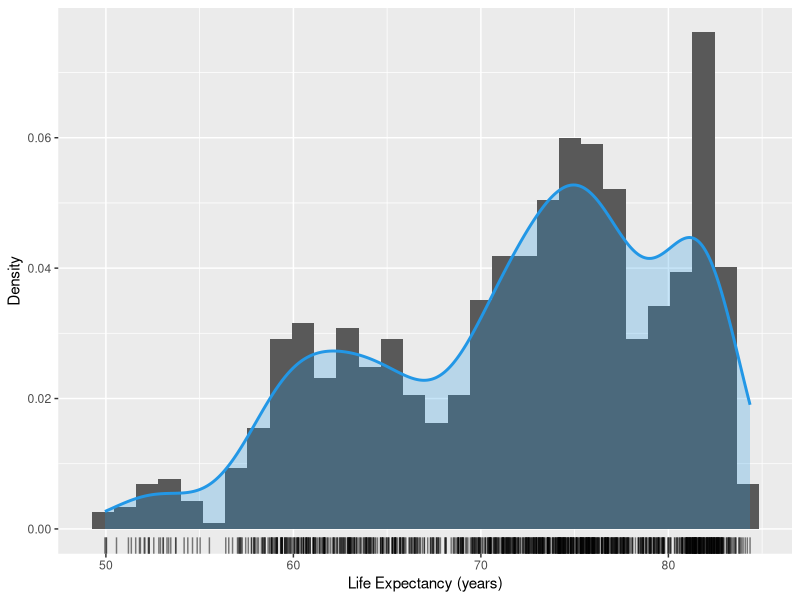
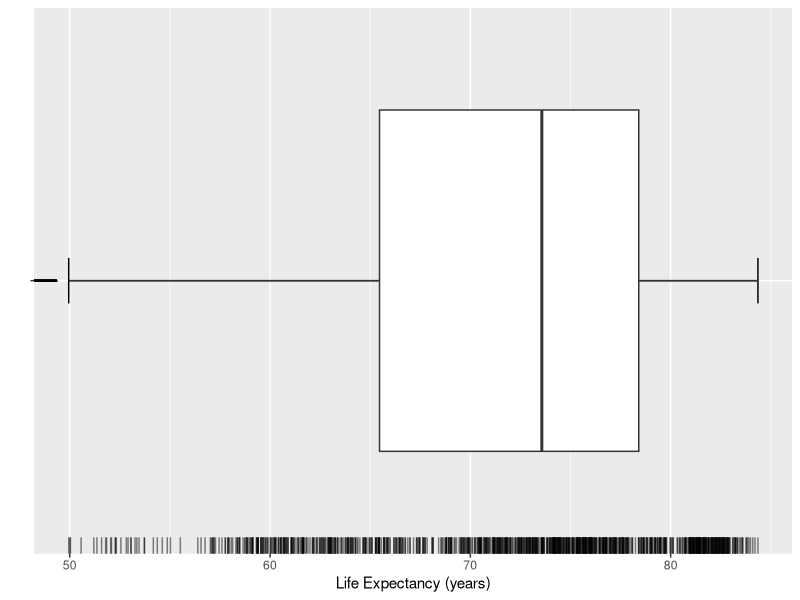
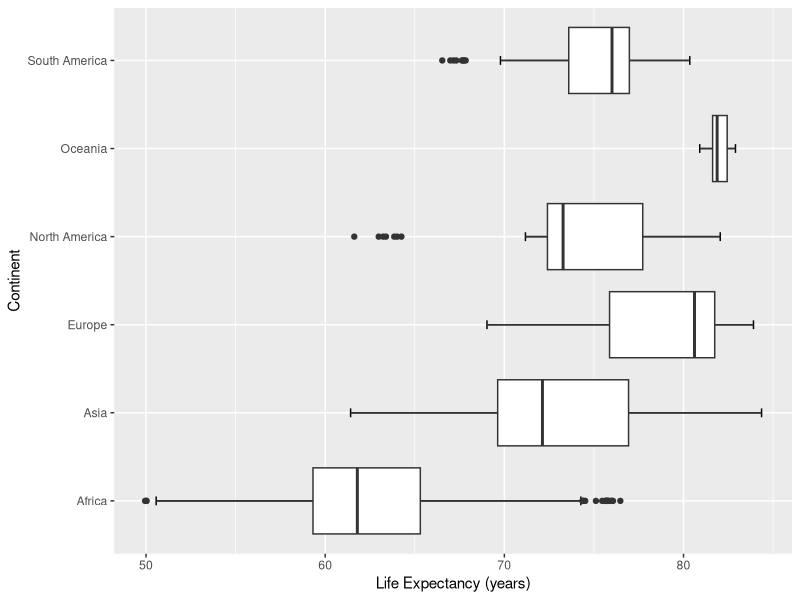
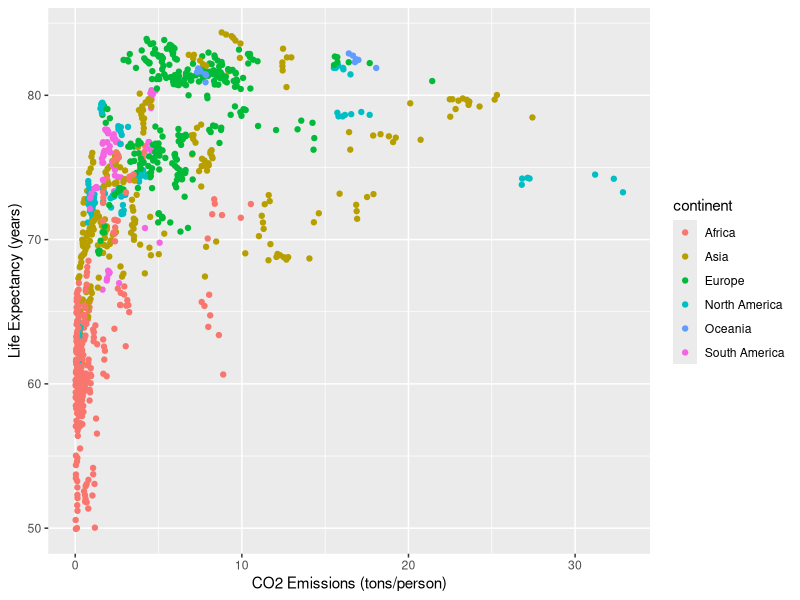
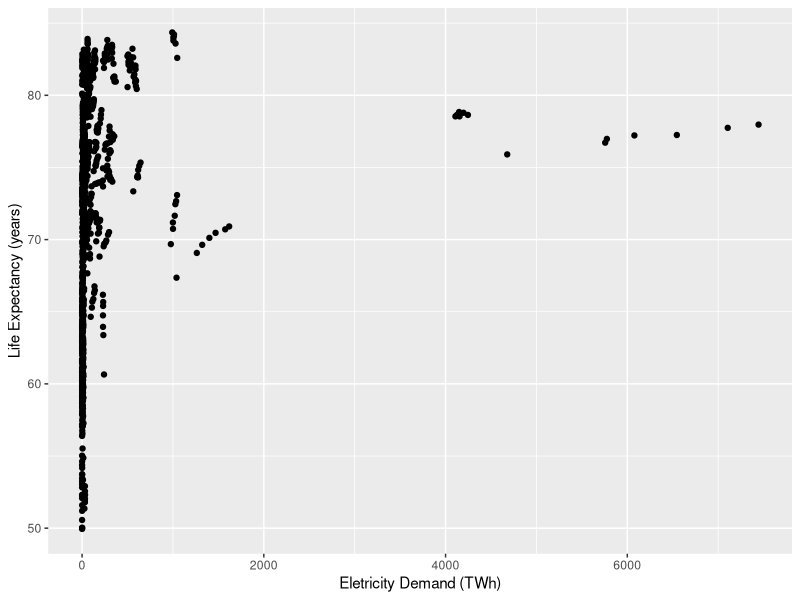
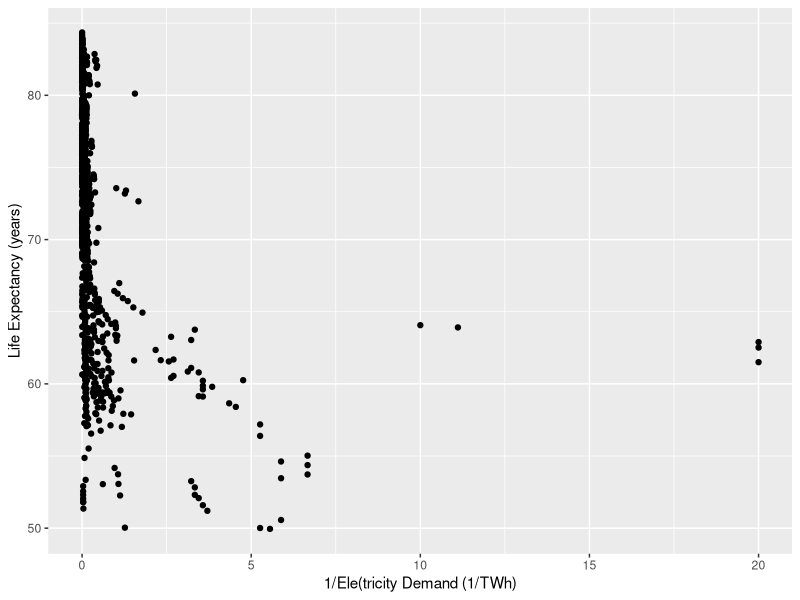
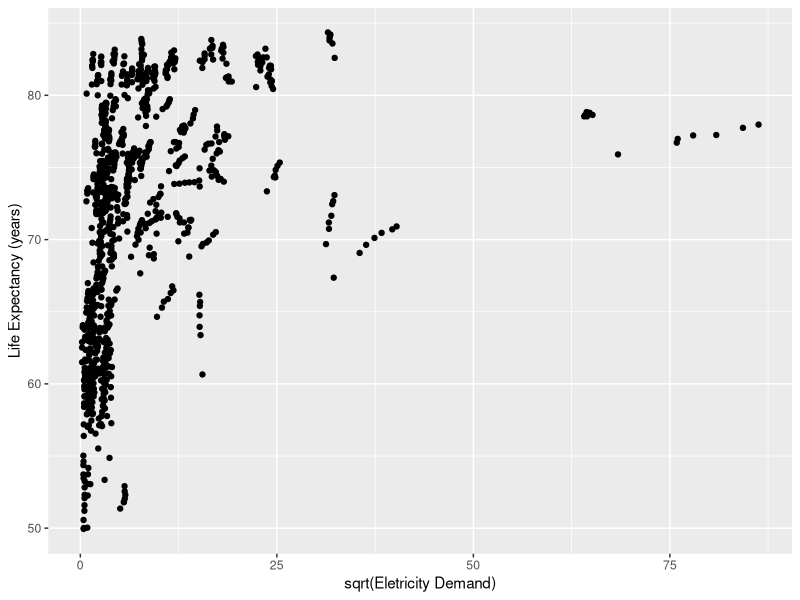
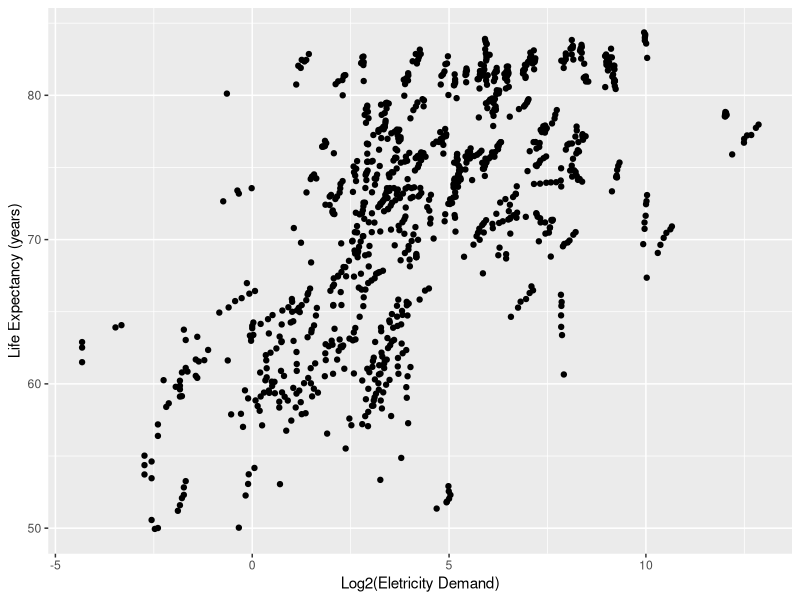

Write R code to recreate these figures, in order.
## ---- chunk 1
library(tidyverse)
## ---- chunk 2
rm(list = ls())
owid <- read_delim("data/owid.csv", delim = ",", col_names = TRUE)
owid$continent <- as.factor(owid$continent)
summary(owid)
## ---- chunk 3
ggplot(owid, aes(x = life_expectancy)) +
    geom_histogram(aes(y = after_stat(density))) +
    geom_density(lwd = 1, colour = 4,
                 fill = 4, alpha = 0.25) +
    geom_rug(alpha = 0.5) +
    labs(x = "Life Expectancy (years)", y = "Density")
## ---- chunk 4
ggplot(owid, aes(x = life_expectancy, y = "")) +
    geom_errorbar(stat = "boxplot", width = 0.1) +
    geom_boxplot () +
    geom_rug(alpha = 0.5) +
    labs(y = "", x = "Life Expectancy (years)")
## ---- chunk 5
ggplot(owid, aes(x = life_expectancy, y = continent)) +
  geom_errorbar(stat = "boxplot", width = 0.1) +
  geom_boxplot() +
  labs(x = "Life Expectancy (years)", y = "Continent")
## ---- chunk 6
ggplot(owid, aes(y = life_expectancy, x = co2_emission_pc)) +
  geom_point(aes(color = continent)) +
  labs(y = "Life Expectancy (years)", x = "CO2 Emissions (tons/person)")
## ---- chunk 7
ggplot(owid, aes(y = life_expectancy, x = electricity_demand)) +
geom_point() +
labs(x = "Eletricity Demand (TWh)", y = "Life Expectancy (years)")
## ---- chunk 8
ggplot(owid, aes(y = life_expectancy, x = 1/electricity_demand)) +
geom_point() +
labs(x = "1/Ele(tricity Demand (1/TWh)", y = "Life Expectancy (years)")
## ---- chunk 9
ggplot(owid, aes(y = life_expectancy, x = sqrt(electricity_demand))) +
geom_point() +
labs(x = "sqrt(Eletricity Demand)", y = "Life Expectancy (years)")
## ---- chunk 10
ggplot(owid, aes(y = life_expectancy, x = log2(electricity_demand))) +
geom_point() +
labs(x = "Log2(Eletricity Demand)", y = "Life Expectancy (years)")
## ---- chunk 11
br_rls <- lm(happiness_cantril_ladder ~ birth_rate, data = owid)
dap_rls <- lm(happiness_cantril_ladder ~ deaths_air_pollution, data = owid)
es_rls <- lm(happiness_cantril_ladder ~ expected_schooling, data = owid)
le_rls <- lm(happiness_cantril_ladder ~ life_expectancy, data = owid)
## ---- chunk 12
ggplot(owid, aes(x = birth_rate, y = happiness_cantril_ladder)) +
  geom_point() +
  # adiciona reta de regressão estimada
  geom_smooth(method = lm, se = FALSE) + 
  labs(x = "Birth Rate (#/1K)", y = "Happiness Cantril Ladder")
## ---- chunk 13
ggplot(owid, aes(x = deaths_air_pollution, y = happiness_cantril_ladder)) +
  geom_point() +
  # adiciona reta de regressão estimada
  geom_smooth(method = lm, se = FALSE) + 
  labs(x = "Deaths Air Pollution (#/100K)", y = "Happiness Cantril Ladder")
## ---- chunk 14
ggplot(owid, aes(x = expected_schooling, y = happiness_cantril_ladder)) +
  geom_point() +
  # adiciona reta de regressão estimada
  geom_smooth(method = lm, se = FALSE) + 
  labs(x = "Expected Schoolling (years)", y = "Happiness Cantril Ladder")
## ---- chunk 15
ggplot(owid, aes(x = life_expectancy, y = happiness_cantril_ladder)) +
  geom_point() +
  # adiciona reta de regressão estimada
  geom_smooth(method = lm, se = FALSE) + 
  labs(x = "Life Expectancy (years)", y = "Happiness Cantril Ladder")
## ---- chunk 16
summary(br_rls)$sigma^2
summary(dap_rls)$sigma^2
summary(es_rls)$sigma^2
summary(le_rls)$sigma^2
## ---- chunk 17
summary(br_rls)$r.squared
summary(dap_rls)$r.squared
summary(es_rls)$r.squared
summary(le_rls)$r.squared
